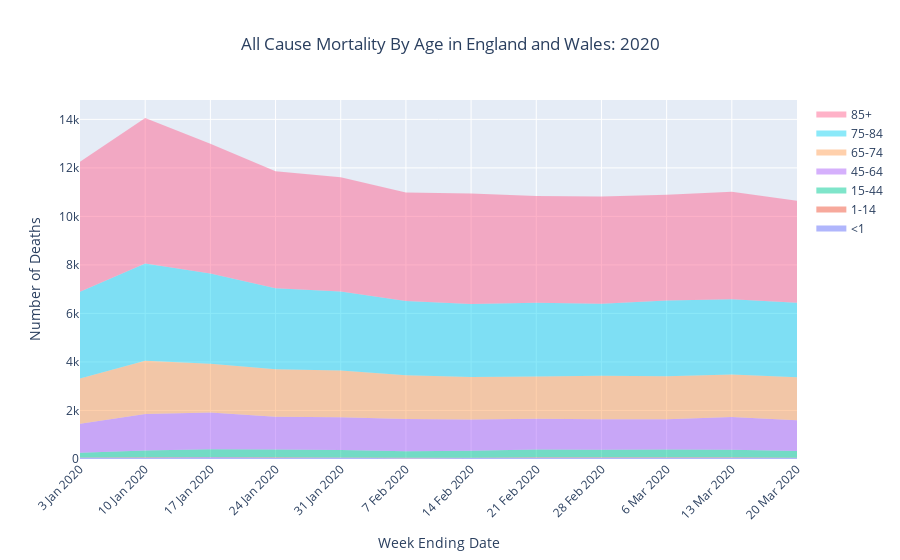

Notebook code for this chart:
### Code cell
weeks = ['3 Jan 2020', '10 Jan 2020', '17 Jan 2020', '24 Jan 2020', '31 Jan 2020', 
         '7 Feb 2020', '14 Feb 2020', '21 Feb 2020', '28 Feb 2020', '6 Mar 2020', 
         '13 Mar 2020', '20 Mar 2020']
all_mortality = np.array([12254, 14058, 12990, 11856, 11612, 10986, 10944, 10841, 10816, 10895, 11019, 10645], 
                         dtype=np.float)
deaths_under_1 = np.array([48, 50, 69, 53, 50, 31, 43, 51, 49, 56, 53, 44], dtype=np.float)
deaths_1_14 = np.array([16, 26, 15, 21, 15, 16, 12, 18, 20, 20, 22, 12], dtype=np.float)
deaths_15_44 = np.array([189, 275, 313, 314, 308, 271, 284, 321, 314, 313, 311, 275], dtype=np.float)
deaths_45_64 = np.array([1202, 1500, 1517, 1357, 1349, 1331, 1289, 1271, 1257, 1252, 1341, 1263], 
                        dtype=np.float)
deaths_65_74 = np.array([1860, 2198, 2013, 1958, 1927, 1808, 1753, 1744, 1795, 1769, 1754, 1780], 
                        dtype=np.float)
deaths_75_84 = np.array([3583, 4014, 3715, 3337, 3257, 3056, 3008, 3032, 2967, 3124, 3104, 3066], 
                        dtype=np.float)
deaths_over_85 = np.array([5356, 5995, 5348, 4816, 4706, 4473, 4555, 4404, 4414, 4361, 4434, 4205], 
                          dtype=np.float)

fig = go.Figure()

fig.add_trace(go.Scatter(x=weeks, y=deaths_under_1, fill='tonexty',
                    mode= 'none', stackgroup='one', name='<1'
                        ))

fig.add_trace(go.Scatter(x= weeks, y=deaths_1_14, fill='tonexty',
                    mode='none', stackgroup='one', name='1-14'
                    ))

fig.add_trace(go.Scatter(x= weeks, y=deaths_15_44, fill='tonexty',
                    mode='none', stackgroup='one', name='15-44' 
                    ))

fig.add_trace(go.Scatter(x= weeks, y=deaths_45_64, fill='tonexty',
                    mode='none', stackgroup='one', name='45-64' 
                    ))

fig.add_trace(go.Scatter(x= weeks, y=deaths_65_74, fill='tonexty',
                    mode='none', stackgroup='one', name='65-74' 
                    ))

fig.add_trace(go.Scatter(x= weeks, y=deaths_75_84, fill='tonexty',
                    mode='none', stackgroup='one', name='75-84' 
                    ))

fig.add_trace(go.Scatter(x= weeks, y=deaths_over_85, fill='tonexty',
                    mode='none', stackgroup='one', name='85+' 
                    ))

fig.update_layout(title={'text': 'All Cause Mortality By Age in England and Wales: 2020', 'xanchor': 'center', 'x': 0.5}, 
                  #yaxis_range=(0, 100), 
                 xaxis_title='Week Ending Date',
                 yaxis_title='Number of Deaths',
                 xaxis = dict(tickangle=-45))
fig.show()
fig.write_html("html/all_mortality_age.html")

### Figure 1 — Plotly figure (JSON) as saved in the notebook; plotly's stock layout.template omitted (floating-point values rounded to 4 significant figures)
{"data": [{"fill": "tonexty", "mode": "none", "name": "<1", "stackgroup": "one", "type": "scatter", "x": ["3 Jan 2020", "10 Jan 2020", "17 Jan 2020", "24 Jan 2020", "31 Jan 2020", "7 Feb 2020", "14 Feb 2020", "21 Feb 2020", "28 Feb 2020", "6 Mar 2020", "13 Mar 2020", "20 Mar 2020"], "y": [48, 50, 69, 53, 50, 31, 43, 51, 49, 56, 53, 44]}, {"fill": "tonexty", "mode": "none", "name": "1-14", "stackgroup": "one", "type": "scatter", "x": ["3 Jan 2020", "10 Jan 2020", "17 Jan 2020", "24 Jan 2020", "31 Jan 2020", "7 Feb 2020", "14 Feb 2020", "21 Feb 2020", "28 Feb 2020", "6 Mar 2020", "13 Mar 2020", "20 Mar 2020"], "y": [16, 26, 15, 21, 15, 16, 12, 18, 20, 20, 22, 12]}, {"fill": "tonexty", "mode": "none", "name": "15-44", "stackgroup": "one", "type": "scatter", "x": ["3 Jan 2020", "10 Jan 2020", "17 Jan 2020", "24 Jan 2020", "31 Jan 2020", "7 Feb 2020", "14 Feb 2020", "21 Feb 2020", "28 Feb 2020", "6 Mar 2020", "13 Mar 2020", "20 Mar 2020"], "y": [189, 275, 313, 314, 308, 271, 284, 321, 314, 313, 311, 275]}, {"fill": "tonexty", "mode": "none", "name": "45-64", "stackgroup": "one", "type": "scatter", "x": ["3 Jan 2020", "10 Jan 2020", "17 Jan 2020", "24 Jan 2020", "31 Jan 2020", "7 Feb 2020", "14 Feb 2020", "21 Feb 2020", "28 Feb 2020", "6 Mar 2020", "13 Mar 2020", "20 Mar 2020"], "y": [1202, 1500, 1517, 1357, 1349, 1331, 1289, 1271, 1257, 1252, 1341, 1263]}, {"fill": "tonexty", "mode": "none", "name": "65-74", "stackgroup": "one", "type": "scatter", "x": ["3 Jan 2020", "10 Jan 2020", "17 Jan 2020", "24 Jan 2020", "31 Jan 2020", "7 Feb 2020", "14 Feb 2020", "21 Feb 2020", "28 Feb 2020", "6 Mar 2020", "13 Mar 2020", "20 Mar 2020"], "y": [1860, 2198, 2013, 1958, 1927, 1808, 1753, 1744, 1795, 1769, 1754, 1780]}, {"fill": "tonexty", "mode": "none", "name": "75-84", "stackgroup": "one", "type": "scatter", "x": ["3 Jan 2020", "10 Jan 2020", "17 Jan 2020", "24 Jan 2020", "31 Jan 2020", "7 Feb 2020", "14 Feb 2020", "21 Feb 2020", "28 Feb 2020", "6 Mar 2020", "13 Mar 2020", "20 Mar 2020"], "y": [3583, 4014, 3715, 3337, 3257, 3056, 3008, 3032, 2967, 3124, 3104, 3066]}, {"fill": "tonexty", "mode": "none", "name": "85+", "stackgroup": "one", "type": "scatter", "x": ["3 Jan 2020", "10 Jan 2020", "17 Jan 2020", "24 Jan 2020", "31 Jan 2020", "7 Feb 2020", "14 Feb 2020", "21 Feb 2020", "28 Feb 2020", "6 Mar 2020", "13 Mar 2020", "20 Mar 2020"], "y": [5356, 5995, 5348, 4816, 4706, 4473, 4555, 4404, 4414, 4361, 4434, 4205]}], "layout": {"autosize": true, "title": {"text": "All Cause Mortality By Age in England and Wales: 2020", "x": 0.5, "xanchor": "center"}, "xaxis": {"autorange": true, "range": [0, 11], "tickangle": -45, "title": {"text": "Week Ending Date"}, "type": "category"}, "yaxis": {"autorange": true, "range": [0, 14800.0], "title": {"text": "Number of Deaths"}, "type": "linear"}}}
